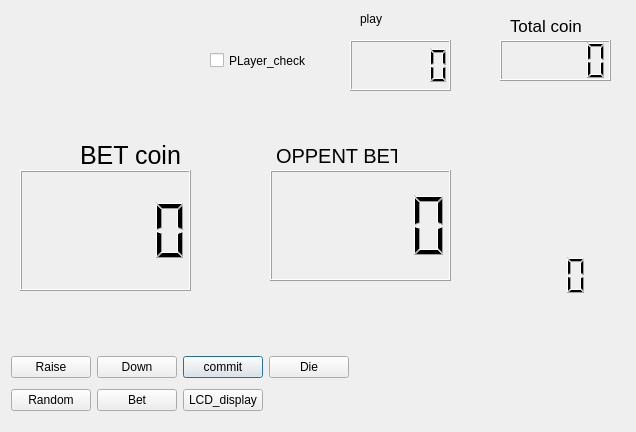
<?xml version="1.0" encoding="UTF-8"?>
<ui version="4.0">
 <class>Dialog</class>
 <widget class="QDialog" name="Dialog">
  <property name="geometry">
   <rect>
    <x>0</x>
    <y>0</y>
    <width>636</width>
    <height>432</height>
   </rect>
  </property>
  <property name="windowTitle">
   <string>Dialog</string>
  </property>
  <widget class="QWidget" name="gridLayoutWidget">
   <property name="geometry">
    <rect>
     <x>0</x>
     <y>340</y>
     <width>360</width>
     <height>87</height>
    </rect>
   </property>
   <layout class="QGridLayout" name="gridLayout">
    <item row="0" column="2">
     <widget class="QPushButton" name="pushButton_commit">
      <property name="text">
       <string>commit</string>
      </property>
     </widget>
    </item>
    <item row="0" column="0">
     <widget class="QPushButton" name="pushButton_Raise">
      <property name="text">
       <string>Raise</string>
      </property>
     </widget>
    </item>
    <item row="0" column="1">
     <widget class="QPushButton" name="pushButton_Down">
      <property name="text">
       <string>Down</string>
      </property>
     </widget>
    </item>
    <item row="1" column="0">
     <widget class="QPushButton" name="pushButton_Random">
      <property name="text">
       <string>Random</string>
      </property>
     </widget>
    </item>
    <item row="1" column="1">
     <widget class="QPushButton" name="pushButton_Bet">
      <property name="text">
       <string>Bet</string>
      </property>
     </widget>
    </item>
    <item row="1" column="2">
     <widget class="QPushButton" name="pushButton">
      <property name="text">
       <string>LCD_display</string>
      </property>
     </widget>
    </item>
    <item row="0" column="3">
     <widget class="QPushButton" name="pushButton_2">
      <property name="text">
       <string>Die</string>
      </property>
     </widget>
    </item>
   </layout>
  </widget>
  <widget class="QLCDNumber" name="lcdNumber_bet">
   <property name="geometry">
    <rect>
     <x>20</x>
     <y>170</y>
     <width>171</width>
     <height>121</height>
    </rect>
   </property>
  </widget>
  <widget class="QLCDNumber" name="lcdNumber_random">
   <property name="geometry">
    <rect>
     <x>480</x>
     <y>230</y>
     <width>111</width>
     <height>91</height>
    </rect>
   </property>
   <property name="frameShape">
    <enum>QFrame::NoFrame</enum>
   </property>
  </widget>
  <widget class="QLCDNumber" name="lcdNumber_coin">
   <property name="geometry">
    <rect>
     <x>500</x>
     <y>40</y>
     <width>111</width>
     <height>41</height>
    </rect>
   </property>
  </widget>
  <widget class="QLabel" name="label">
   <property name="geometry">
    <rect>
     <x>80</x>
     <y>120</y>
     <width>141</width>
     <height>71</height>
    </rect>
   </property>
   <property name="font">
    <font>
     <pointsize>19</pointsize>
    </font>
   </property>
   <property name="text">
    <string>BET coin</string>
   </property>
  </widget>
  <widget class="QLabel" name="label_2">
   <property name="geometry">
    <rect>
     <x>510</x>
     <y>0</y>
     <width>131</width>
     <height>51</height>
    </rect>
   </property>
   <property name="font">
    <font>
     <pointsize>13</pointsize>
    </font>
   </property>
   <property name="text">
    <string>Total coin</string>
   </property>
  </widget>
  <widget class="QLCDNumber" name="lcdNumber_gamecount">
   <property name="geometry">
    <rect>
     <x>350</x>
     <y>40</y>
     <width>101</width>
     <height>51</height>
    </rect>
   </property>
  </widget>
  <widget class="QLabel" name="label_5">
   <property name="geometry">
    <rect>
     <x>360</x>
     <y>10</y>
     <width>67</width>
     <height>17</height>
    </rect>
   </property>
   <property name="text">
    <string>play</string>
   </property>
  </widget>
  <widget class="QLabel" name="label_3">
   <property name="geometry">
    <rect>
     <x>0</x>
     <y>0</y>
     <width>281</width>
     <height>101</height>
    </rect>
   </property>
   <property name="text">
    <string/>
   </property>
   <property name="pixmap">
    <pixmap resource="sad.qrc">:/new/prefix1/title.PNG</pixmap>
   </property>
  </widget>
  <widget class="QLabel" name="label_4">
   <property name="geometry">
    <rect>
     <x>480</x>
     <y>230</y>
     <width>231</width>
     <height>201</height>
    </rect>
   </property>
   <property name="text">
    <string/>
   </property>
   <property name="pixmap">
    <pixmap resource="sad.qrc">:/new/prefix1/player.PNG</pixmap>
   </property>
  </widget>
  <widget class="QCheckBox" name="checkBox_2">
   <property name="geometry">
    <rect>
     <x>210</x>
     <y>40</y>
     <width>131</width>
     <height>41</height>
    </rect>
   </property>
   <property name="text">
    <string>PLayer_check</string>
   </property>
  </widget>
  <widget class="QLCDNumber" name="lcdNumber_player">
   <property name="geometry">
    <rect>
     <x>270</x>
     <y>170</y>
     <width>181</width>
     <height>111</height>
    </rect>
   </property>
  </widget>
  <widget class="QLabel" name="label_6">
   <property name="geometry">
    <rect>
     <x>276</x>
     <y>140</y>
     <width>121</width>
     <height>31</height>
    </rect>
   </property>
   <property name="font">
    <font>
     <pointsize>15</pointsize>
    </font>
   </property>
   <property name="text">
    <string>OPPENT BET</string>
   </property>
  </widget>
  <zorder>label_4</zorder>
  <zorder>gridLayoutWidget</zorder>
  <zorder>lcdNumber_bet</zorder>
  <zorder>lcdNumber_random</zorder>
  <zorder>lcdNumber_coin</zorder>
  <zorder>label</zorder>
  <zorder>label_2</zorder>
  <zorder>lcdNumber_gamecount</zorder>
  <zorder>label_5</zorder>
  <zorder>label_3</zorder>
  <zorder>checkBox_2</zorder>
  <zorder>lcdNumber_player</zorder>
  <zorder>label_6</zorder>
 </widget>
 <layoutdefault spacing="6" margin="11"/>
 <resources>
  <include location="sad.qrc"/>
 </resources>
 <connections/>
</ui>
